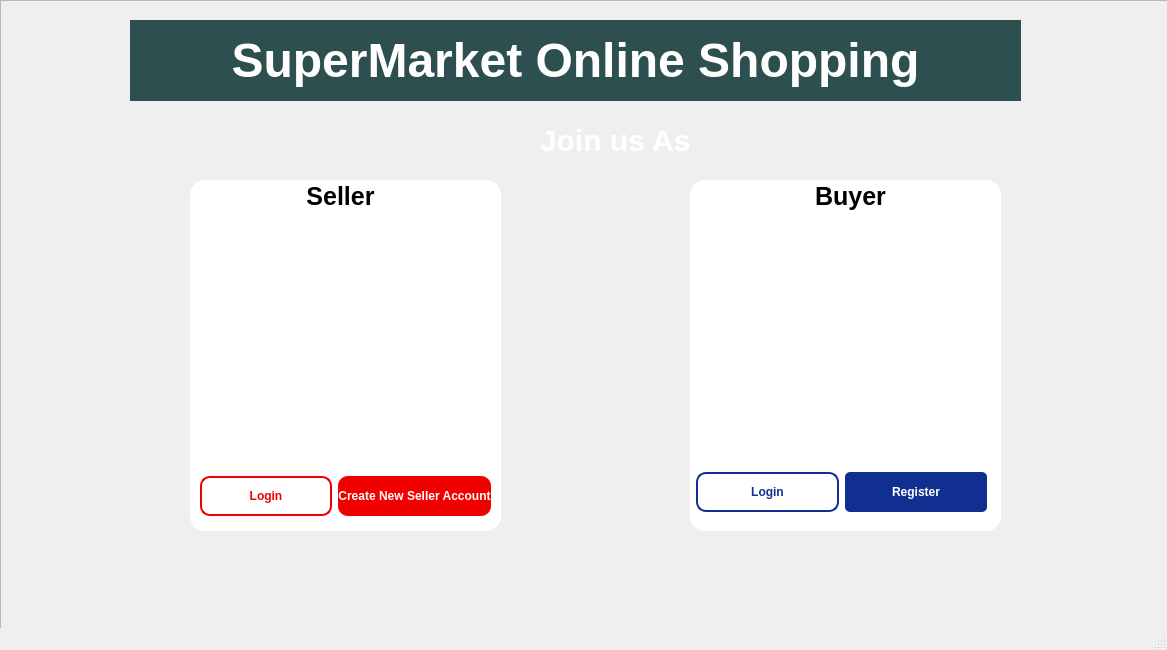
<?xml version="1.0" encoding="UTF-8"?>
<ui version="4.0">
 <class>MainWindow</class>
 <widget class="QMainWindow" name="MainWindow">
  <property name="geometry">
   <rect>
    <x>0</x>
    <y>0</y>
    <width>1167</width>
    <height>650</height>
   </rect>
  </property>
  <property name="windowTitle">
   <string>MainWindow</string>
  </property>
  <property name="styleSheet">
   <string notr="true"/>
  </property>
  <widget class="QWidget" name="centralwidget">
   <widget class="QFrame" name="frame_3">
    <property name="geometry">
     <rect>
      <x>0</x>
      <y>0</y>
      <width>1181</width>
      <height>641</height>
     </rect>
    </property>
    <property name="styleSheet">
     <string notr="true">QFrame#frame_3 {
/*background-color: red;*/
	/*background-image: url(:/imgs/home/background_home.png);*/
	/*background-image:url(:/imgs/home/background_main3.png);*/
	background-image: url(:/imgs/home/background_home.png);
background-repeat: no-repeat;
  
  background-position: center;

}</string>
    </property>
    <property name="frameShape">
     <enum>QFrame::StyledPanel</enum>
    </property>
    <property name="frameShadow">
     <enum>QFrame::Raised</enum>
    </property>
    <widget class="QWidget" name="widget_3" native="true">
     <property name="geometry">
      <rect>
       <x>0</x>
       <y>0</y>
       <width>1161</width>
       <height>601</height>
      </rect>
     </property>
     <property name="styleSheet">
      <string notr="true">/*
QWidget {
background-image: url(&quot;:/imgs/register_page/image.png&quot;);
}

QWidget widget {
background-image:none;
}
*/
/*
QWidget {
background-color: red;
border-color: black;
border-width: 1px;
border-style: solid;
}
*/</string>
     </property>
     <widget class="QWidget" name="widget_2" native="true">
      <property name="geometry">
       <rect>
        <x>690</x>
        <y>180</y>
        <width>311</width>
        <height>351</height>
       </rect>
      </property>
      <property name="styleSheet">
       <string notr="true">/*background-color: #e8e8e6;*/
background-color: white;
border-radius: 15px;</string>
      </property>
      <widget class="QLabel" name="label_2">
       <property name="geometry">
        <rect>
         <x>190</x>
         <y>10</y>
         <width>91</width>
         <height>41</height>
        </rect>
       </property>
       <property name="styleSheet">
        <string notr="true">font-weight: bold;
color: black;
font-size: 40px;
border-radius: 1px;</string>
       </property>
       <property name="text">
        <string>User</string>
       </property>
      </widget>
      <widget class="QWidget" name="layoutWidget_3">
       <property name="geometry">
        <rect>
         <x>6</x>
         <y>281</y>
         <width>291</width>
         <height>62</height>
        </rect>
       </property>
       <layout class="QHBoxLayout" name="horizontalLayout_2">
        <item>
         <widget class="QPushButton" name="pushButton">
          <property name="minimumSize">
           <size>
            <width>0</width>
            <height>40</height>
           </size>
          </property>
          <property name="styleSheet">
           <string notr="true">border-width: 2px;
border-color: #112f91;
border-style: solid;
color: #112f91;
font-weight: bold;
border-radius: 10px;

</string>
          </property>
          <property name="text">
           <string>Login</string>
          </property>
         </widget>
        </item>
        <item>
         <widget class="QPushButton" name="pushButton_2">
          <property name="minimumSize">
           <size>
            <width>0</width>
            <height>40</height>
           </size>
          </property>
          <property name="styleSheet">
           <string notr="true">background-color: #112f91;
color: white;
font-weight: bold;
border-radius: 5px;
</string>
          </property>
          <property name="text">
           <string>Register</string>
          </property>
         </widget>
        </item>
       </layout>
      </widget>
      <widget class="QLabel" name="label_6">
       <property name="geometry">
        <rect>
         <x>10</x>
         <y>10</y>
         <width>291</width>
         <height>271</height>
        </rect>
       </property>
       <property name="styleSheet">
        <string notr="true">border-radius: 3px;</string>
       </property>
       <property name="text">
        <string/>
       </property>
       <property name="pixmap">
        <pixmap resource="resources.qrc">:/imgs/home/customer_home.png</pixmap>
       </property>
       <property name="scaledContents">
        <bool>true</bool>
       </property>
      </widget>
      <widget class="QLabel" name="label_9">
       <property name="geometry">
        <rect>
         <x>90</x>
         <y>-20</y>
         <width>141</width>
         <height>51</height>
        </rect>
       </property>
       <property name="styleSheet">
        <string notr="true">background-color: white;
color: black;
font-weight:bold;
font-size: 25px;</string>
       </property>
       <property name="text">
        <string>Buyer</string>
       </property>
       <property name="alignment">
        <set>Qt::AlignBottom|Qt::AlignHCenter</set>
       </property>
      </widget>
     </widget>
     <widget class="QWidget" name="widget" native="true">
      <property name="geometry">
       <rect>
        <x>190</x>
        <y>180</y>
        <width>311</width>
        <height>351</height>
       </rect>
      </property>
      <property name="styleSheet">
       <string notr="true">/*
border-color: red;
border-style: solid;
border-width: 1px;
background-image: none;
background-color: white;

background-color: #e8e8e6;*/
background-color: white;
border-radius: 10px;
border-radius: 15px;</string>
      </property>
      <widget class="QLabel" name="label_3">
       <property name="geometry">
        <rect>
         <x>150</x>
         <y>90</y>
         <width>111</width>
         <height>41</height>
        </rect>
       </property>
       <property name="styleSheet">
        <string notr="true">font-weight: bold;
color: black;
font-size: 40px;
border-radius:1px;

</string>
       </property>
       <property name="text">
        <string>Seller</string>
       </property>
      </widget>
      <widget class="QWidget" name="layoutWidget_4">
       <property name="geometry">
        <rect>
         <x>10</x>
         <y>291</y>
         <width>291</width>
         <height>51</height>
        </rect>
       </property>
       <layout class="QHBoxLayout" name="horizontalLayout_4">
        <item>
         <widget class="QPushButton" name="seller_login">
          <property name="minimumSize">
           <size>
            <width>0</width>
            <height>40</height>
           </size>
          </property>
          <property name="styleSheet">
           <string notr="true">/*background-color: #F10000;*/
border-width: 2px;
border-color: #F10000;
border-style: solid;
color: #F10000;
font-weight: bold;
border-radius: 10px;
</string>
          </property>
          <property name="text">
           <string>Login</string>
          </property>
         </widget>
        </item>
        <item>
         <widget class="QPushButton" name="seller_register">
          <property name="minimumSize">
           <size>
            <width>0</width>
            <height>40</height>
           </size>
          </property>
          <property name="styleSheet">
           <string notr="true">background-color: #F10000;
color: white;
font-weight: bold;
border-radius: 10px;
</string>
          </property>
          <property name="text">
           <string>Create New Seller Account</string>
          </property>
         </widget>
        </item>
       </layout>
      </widget>
      <widget class="QLabel" name="label">
       <property name="geometry">
        <rect>
         <x>10</x>
         <y>10</y>
         <width>291</width>
         <height>271</height>
        </rect>
       </property>
       <property name="text">
        <string/>
       </property>
       <property name="pixmap">
        <pixmap resource="resources.qrc">:/imgs/home/seller_homee.png</pixmap>
       </property>
       <property name="scaledContents">
        <bool>true</bool>
       </property>
      </widget>
      <widget class="QLabel" name="label_8">
       <property name="geometry">
        <rect>
         <x>80</x>
         <y>-20</y>
         <width>141</width>
         <height>51</height>
        </rect>
       </property>
       <property name="styleSheet">
        <string notr="true">background-color: white;
color: black;
font-weight:bold;
font-size: 25px;</string>
       </property>
       <property name="text">
        <string>Seller</string>
       </property>
       <property name="alignment">
        <set>Qt::AlignBottom|Qt::AlignHCenter</set>
       </property>
      </widget>
     </widget>
     <widget class="QLabel" name="label_4">
      <property name="geometry">
       <rect>
        <x>130</x>
        <y>20</y>
        <width>891</width>
        <height>81</height>
       </rect>
      </property>
      <property name="styleSheet">
       <string notr="true">font-size: 25px;
font-weight: bold;
background-color: #2E4F4F;
color: white;
border: none;

</string>
      </property>
      <property name="text">
       <string>&lt;html&gt;&lt;head/&gt;&lt;body&gt;&lt;p align=&quot;center&quot;&gt;&lt;span style=&quot; font-size:36pt;&quot;&gt;SuperMarket Online Shopping&lt;/span&gt;&lt;/p&gt;&lt;/body&gt;&lt;/html&gt;</string>
      </property>
     </widget>
     <widget class="QLabel" name="label_5">
      <property name="geometry">
       <rect>
        <x>940</x>
        <y>20</y>
        <width>81</width>
        <height>91</height>
       </rect>
      </property>
      <property name="text">
       <string/>
      </property>
      <property name="pixmap">
       <pixmap resource="resources.qrc">:/imgs/home/homeee.png</pixmap>
      </property>
      <property name="scaledContents">
       <bool>true</bool>
      </property>
     </widget>
     <widget class="QLabel" name="label_7">
      <property name="geometry">
       <rect>
        <x>540</x>
        <y>120</y>
        <width>151</width>
        <height>41</height>
       </rect>
      </property>
      <property name="styleSheet">
       <string notr="true">color: white;
font-weight:bold;
font-size: 30px;</string>
      </property>
      <property name="text">
       <string>Join us As</string>
      </property>
     </widget>
    </widget>
   </widget>
  </widget>
  <widget class="QMenuBar" name="menubar">
   <property name="geometry">
    <rect>
     <x>0</x>
     <y>0</y>
     <width>1167</width>
     <height>26</height>
    </rect>
   </property>
  </widget>
  <widget class="QStatusBar" name="statusbar"/>
 </widget>
 <resources>
  <include location="resources.qrc"/>
 </resources>
 <connections/>
</ui>
